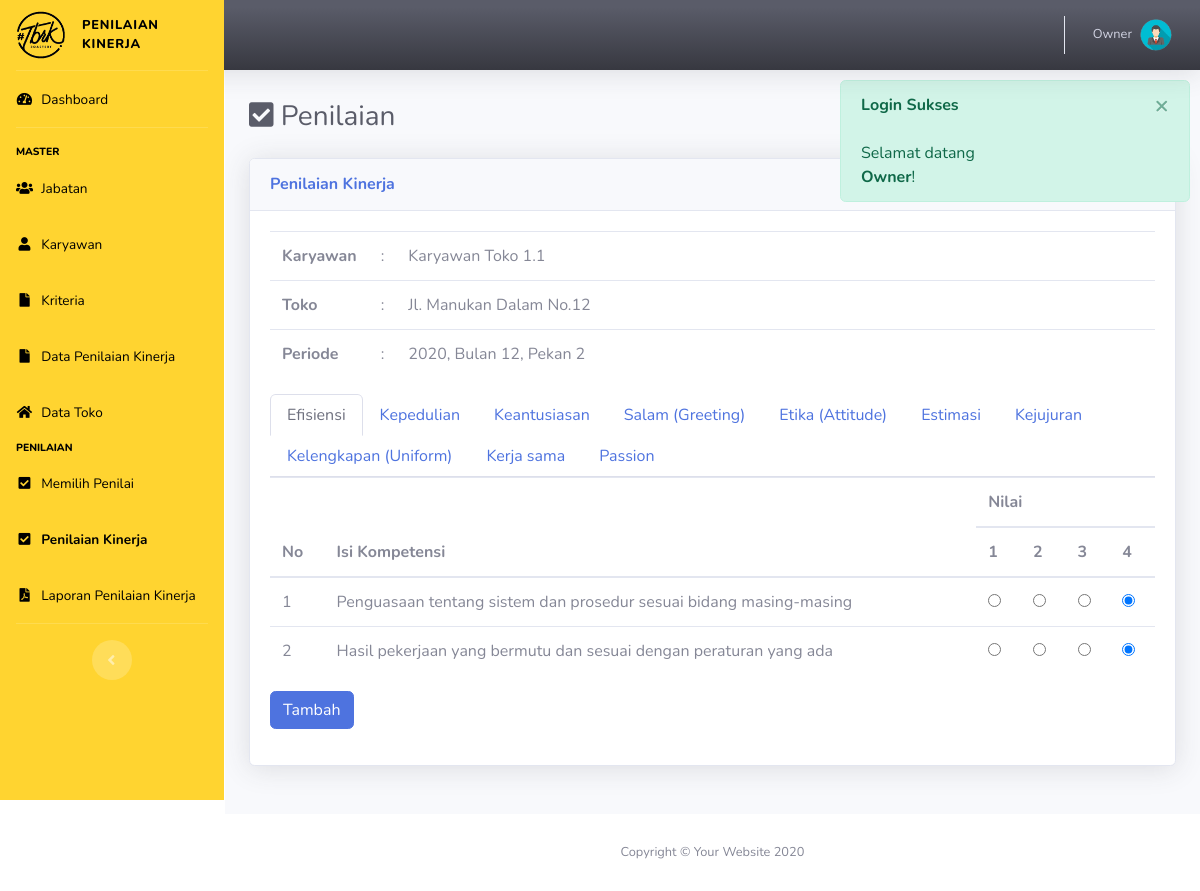
Page /index.php?p=melakukanpen&ket=tambah&id=70 (signed in) on the committed database.
### tables this page shows
CREATE TABLE IF NOT EXISTS `penilai_detail` (
  `id_penilai_detail` int(11) NOT NULL AUTO_INCREMENT,
  `id_grup` int(11) NOT NULL,
  `id_kar` varchar(12) NOT NULL,
  PRIMARY KEY (`id_penilai_detail`),
  KEY `id_kar` (`id_kar`),
  KEY `id_grup` (`id_grup`),
  CONSTRAINT `FK_penilai_detail_grup_dinilai` FOREIGN KEY (`id_grup`) REFERENCES `grup_dinilai` (`id_grup`) ON DELETE CASCADE ON UPDATE CASCADE,
  CONSTRAINT `FK_penilai_detail_karyawan` FOREIGN KEY (`id_kar`) REFERENCES `karyawan` (`id_kar`) ON DELETE CASCADE ON UPDATE CASCADE
);

CREATE TABLE IF NOT EXISTS `karyawan` (
  `id_kar` varchar(12) NOT NULL,
  `id_jabatan` int(11) NOT NULL,
  `id_toko` int(11) NOT NULL,
  `password` varchar(12) NOT NULL,
  `nama` varchar(50) NOT NULL,
  `alamat` varchar(50) NOT NULL,
  `no_telp` varchar(50) NOT NULL,
  PRIMARY KEY (`id_kar`),
  KEY `id_jabatan` (`id_jabatan`),
  KEY `id_toko` (`id_toko`),
  CONSTRAINT `fk_jab1` FOREIGN KEY (`id_jabatan`) REFERENCES `jabatan` (`id_jabatan`) ON DELETE CASCADE ON UPDATE CASCADE,
  CONSTRAINT `fk_toko1` FOREIGN KEY (`id_toko`) REFERENCES `toko` (`id_toko`) ON DELETE CASCADE ON UPDATE CASCADE
);

CREATE TABLE IF NOT EXISTS `toko` (
  `id_toko` int(11) NOT NULL AUTO_INCREMENT,
  `lokasi` varchar(50) NOT NULL,
  `setting_jml` varchar(50) NOT NULL,
  PRIMARY KEY (`id_toko`)
);

CREATE TABLE IF NOT EXISTS `periode` (
  `id_periode` int(11) NOT NULL AUTO_INCREMENT,
  `tahun` varchar(50) NOT NULL,
  `bulan` varchar(50) NOT NULL,
  `pekan` varchar(50) NOT NULL,
  `status_periode` int(11) NOT NULL,
  PRIMARY KEY (`id_periode`)
);

CREATE TABLE IF NOT EXISTS `kriteria` (
  `id_kriteria` int(11) NOT NULL AUTO_INCREMENT,
  `nama_kriteria` varchar(200) DEFAULT NULL,
  `bobot` double DEFAULT NULL,
  PRIMARY KEY (`id_kriteria`)
);

CREATE TABLE IF NOT EXISTS `data_penilaian_kinerja` (
  `id_sub_kriteria` int(11) NOT NULL AUTO_INCREMENT,
  `id_kriteria` int(11) NOT NULL DEFAULT 0,
  `sub_kriteria` varchar(100) NOT NULL,
  PRIMARY KEY (`id_sub_kriteria`) USING BTREE,
  KEY `id_kriteria` (`id_kriteria`),
  CONSTRAINT `FK_data_penilaian_kinerja_kriteria` FOREIGN KEY (`id_kriteria`) REFERENCES `kriteria` (`id_kriteria`) ON DELETE CASCADE ON UPDATE CASCADE
);

### config/koneksi.php (called while the page is built, shortened)
<?php
  	function get_tahun_ajar($id="")
	{
		$con = $GLOBALS['con'];
		if($id!=''){
			$sql = "SELECT * FROM periode WHERE id_periode = $id";
		}else{
			$sql = "SELECT * FROM periode WHERE status_periode = 1";
		}
		$q = mysqli_query($con, $sql);
		$row = mysqli_fetch_array($q);
		return $row['tahun'].", Bulan ".$row['bulan'].", Pekan ".$row['pekan'];
	}
?>

### pages/melakukanpen.php (the view, shortened to what this page needs)
<div class="d-sm-flex align-items-center justify-content-between mb-4">
    <h1 class="h3 mb-0 text-gray-800"> <i class="fa fa-check-square"></i> Penilaian</h1>
</div>
<?php
	$ket = "Data";
	if(isset($_GET['ket'])){
		$ket = $_GET['ket'];
		$form = $ket;
		$id = $_GET['id'];
        $sql = "SELECT *
                FROM penilai_detail a
                JOIN grup_dinilai b ON a.id_grup = b.id_grup
                JOIN penilai c ON b.id_penilai = c.id_penilai
                JOIN toko d ON c.id_toko = d.id_toko
                JOIN karyawan e ON b.id_kar = e.id_kar
                WHERE a.id_penilai_detail = $id ";
        $q = mysqli_query($con, $sql);
        $row = mysqli_fetch_array($q);
        $karyawan = $row['nama'];
        $toko = $row['lokasi'];
    }
?>
<div class="row row_angket">
	<div class="col mb-4">
		<div class="card shadow mb-4">
            <div class="card-header py-3 d-flex flex-row align-items-center justify-content-between">
                <?php
                if(!isset($_GET['ket'])){
                ?>
                    <h6 class="m-0 font-weight-bold text-primary"><?= ucfirst($ket); ?> Karyawan yang Dinilai</h6>
                <?php }else{ ?>
                    <h6 class="m-0 font-weight-bold text-primary">Penilaian Kinerja</h6>
            	<?php } ?>
            </div>
            <div class="card-body">
            <?php
            	if(!isset($form)):
            ?>
            	<table class="table dataTable">
            		<thead>
            			<tr>
            				<th>No</th>
                            <th>Toko</th>
            				<th>Karyawan Dinilai</th>
                            <th>Status</th>
            				<th>Aksi</th>
            			</tr>
            		</thead>
            		<tbody>
            		<?php
            			$i=0;
                        $ida = get_tahun_ajar_id();
                        $id_kar = $_SESSION['user'];
                        $sql = "SELECT
                                    a.id_penilai,
                                    b.lokasi,
                                    c.id_penilai_detail,
                                    e.nama
                                FROM penilai a
                                JOIN toko b ON a.id_toko = b.id_toko
                                JOIN grup_dinilai d ON a.id_penilai = d.id_penilai
                                JOIN karyawan e ON d.id_kar = e.id_kar
                                JOIN penilai_detail c ON d.id_grup = c.id_grup
                                WHERE a.id_periode = $ida AND c.id_kar = '$id_kar'
                                ";
            			$q = mysqli_query($con, $sql);
            			while($row = mysqli_fetch_array($q)):
            		?>
            			<tr id="<?= $row['id_penilai_detail']; ?>" class="tr-bold">
            				<td><?= ++$i; ?></td>
                            <td><?= $row['lokasi']; ?></td>
                            <td><?= $row['nama']; ?></td>
                            <td class="td_sts">Belum Dinilai</td>
            				<td class="td_btn">
                                <a href="index.php?p=melakukanpen&ket=tambah&id=<?= $row['id_penilai_detail'] ?>" class="btn btn-sm btn-primary" data-toggle="tooltip" data-placement="top" title="Nilai"><i class="fa fa-pencil-alt"></i></a>
                            </td>
            			</tr>
            		<?php endwhile; ?>
            		</tbody>
            	</table>
                <script type="text/javascript">
                    $(document).ready(function(){
                        <?php
                            $nip_user = $_SESSION['user'];
                            $sql = "SELECT b.id_penilai_detail
                                    FROM penilaian a
                                    JOIN penilai_detail b ON a.id_penilai_detail = b.id_penilai_detail
                                    WHERE b.id_kar = '$nip_user'
                                    GROUP BY b.id_penilai_detail";
                                        $q = mysqli_query($con, $sql);
                            while($row = mysqli_fetch_array($q)){
                                echo "\$('#$row[id_penilai_detail]').removeClass('tr-bold');";
                                echo "\$('#$row[id_penilai_detail]>.td_sts').html('Sudah Dinilai');";
                                if($_SESSION['type']==1){
                                    echo "\$('#$row[id_penilai_detail]>.td_btn').html(' ');";
                                }
                            }
                        ?>
                    });
                </script>
            	<?php else: ?>
            	<form method="post" id="form_menilai" action="models/p_melakukanpen.php">
            		<table class="table">
                        <tr>
                            <th width="10%">Karyawan</th>
                            <td width="1%">:</td>
                            <td><?= $karyawan; ?></td>
                        </tr>
                        <tr>
                            <th>Toko</th>
                            <td>:</td>
                            <td><?= $toko; ?></td>
                        </tr>
                        <tr>
                            <th>Periode</th>
                            <td>:</td>
                            <td><?= get_tahun_ajar(); ?></td>
                        </tr>
                    </table>
                    <?php
                        $sql = "SELECT * FROM kriteria";
                        $q = mysqli_query($con, $sql);
                    ?>
                    <ul class="nav nav-tabs" id="myTab" role="tablist">
                        <?php
                            $i = 0;
                            $data_kompetensi = [];
                            while($row = mysqli_fetch_array($q)):
                                $data_kompetensi[$i]['id_kriteria'] = $row['id_kriteria'];
                                $data_kompetensi[$i]['nama_kriteria'] = $row['nama_kriteria'];
                        ?>
                        <li class="nav-item" role="presentation">
                            <a class="nav-link <?= $i==0?'active':''?>" id="kom_<?= $row['id_kriteria']; ?>-tab" data-toggle="tab" href="#kom_<?= $row['id_kriteria']; ?>" role="tab" aria-controls="<?= $row['nama_kriteria']; ?>" aria-selected="true">
                                <?= $row['nama_kriteria']; ?>
                            </a>
                        </li>
                        <?php $i++; endwhile; ?>
                    </ul>
                    <div class="tab-content" id="myTabContent">
                        <?php
                            foreach ($data_kompetensi as $k => $v):
                        ?>
                        <div class="tab-pane fade <?= $k==0?"show active":''; ?>" id="kom_<?= $v['id_kriteria'];?>" role="tabpanel" aria-labelledby="<?= $v['nama_kriteria'];?>-tab">
                            <table class="table">
                                <thead>
                                    <tr>
                                        <th rowspan="2">No</th>
                                        <th rowspan="2">Isi Kompetensi</th>
                                        <th colspan="4">Nilai</th>
                                    </tr>
                                    <tr>
                                        <th>1</th>
                                        <th>2</th>
                                        <th>3</th>
                                        <th>4</th>
                                    </tr>
                                </thead>
                                <tbody>
                                <?php
                                    $i = 0;
                                    $kriteria = $v['id_kriteria'];
                                    $sql = "SELECT * FROM data_penilaian_kinerja WHERE id_kriteria = '$kriteria' ";
                                    $q = mysqli_query($con, $sql);
                                    while($row = mysqli_fetch_array($q)):
                                ?>
                                    <tr>
                                        <td><?= ++$i; ?></td>
                                        <td><?= $row['sub_kriteria']; ?></td>
                                        <td><input class="rb_nilai" type="radio" id="isi_kompetensi_<?= $row['id_sub_kriteria'];?>_1" name="isi_kompetensi_<?= $row['id_sub_kriteria'];?>" value="1" required ></td>
                                        <td><input class="rb_nilai" type="radio" id="isi_kompetensi_<?= $row['id_sub_kriteria'];?>_2" name="isi_kompetensi_<?= $row['id_sub_kriteria'];?>" value="2" required ></td>
                                        <td><input class="rb_nilai" type="radio" id="isi_kompetensi_<?= $row['id_sub_kriteria'];?>_3" name="isi_kompetensi_<?= $row['id_sub_kriteria'];?>" value="3" required ></td>
                                        <td><input class="rb_nilai" type="radio" id="isi_kompetensi_<?= $row['id_sub_kriteria'];?>_4" name="isi_kompetensi_<?= $row['id_sub_kriteria'];?>" value="4" required ></td>
                                    </tr>
                                <?php endwhile; ?>
                                </tbody>
                            </table>
                        </div>
                        <?php endforeach; ?>
                    </div>
                    <div class="form-group row">
                        <div class="col-sm-10">
                            <input type="submit" class="btn btn-primary" name="btnSimpan" value="<?= ucfirst($form); ?>">
                        </div>
                    </div>
				</form>
            	<?php endif; ?>
            </div>
        </div>
    </div>
</div>

### rows in the picture
penilai_detail: karyawan.nama "Karyawan Toko 1.1", toko.lokasi "Jl. Manukan Dalam No.12"
periode: get_tahun_ajar() "2020, Bulan 12, Pekan 2"
kriteria: nama_kriteria "Efisiensi"
kriteria: nama_kriteria "Kepedulian"
kriteria: nama_kriteria "Keantusiasan"
kriteria: nama_kriteria "Salam (Greeting)"
kriteria: nama_kriteria "Etika (Attitude)"
kriteria: nama_kriteria "Estimasi"
kriteria: nama_kriteria "Kejujuran"
kriteria: nama_kriteria "Kelengkapan (Uniform)"
kriteria: nama_kriteria "Kerja sama"
kriteria: nama_kriteria "Passion"
data_penilaian_kinerja: sub_kriteria "Penguasaan tentang sistem dan prosedur sesuai bidang masing-masing"
data_penilaian_kinerja: sub_kriteria "Hasil pekerjaan yang bermutu dan sesuai dengan peraturan yang ada"

### other values in the picture
$_SESSION['name'] "Owner"
$_SESSION["flash"]["head"] "Login Sukses"
$_SESSION["flash"]["msg"] "Selamat datang Owner !"
